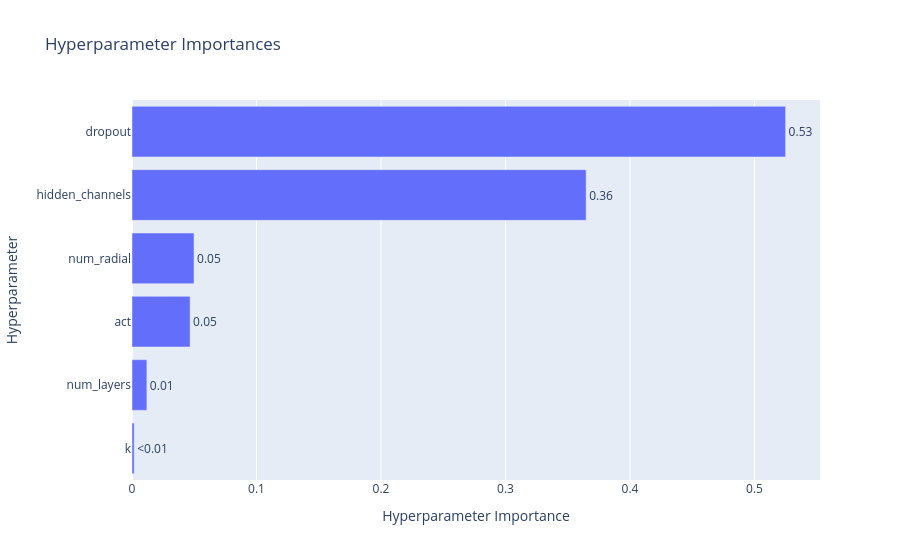

Here is the notebook cell this chart was saved with:
### Code cell
optuna.visualization.plot_param_importances(study).show()

### Figure 1 — Plotly figure (JSON) as saved in the notebook; plotly's stock layout.template omitted (floating-point values rounded to 4 significant figures)
{"data": [{"cliponaxis": false, "hovertemplate": ["k (IntDistribution): 0.0017566163420224198<extra></extra>", "num_layers (IntDistribution): 0.011947014124066267<extra></extra>", "act (CategoricalDistribution): 0.04668312092570386<extra></extra>", "num_radial (IntDistribution): 0.04983124170090079<extra></extra>", "hidden_channels (CategoricalDistribution): 0.36477830398058714<extra></extra>", "dropout (FloatDistribution): 0.5250037029267195<extra></extra>"], "name": "Objective Value", "orientation": "h", "text": ["<0.01", "0.01", "0.05", "0.05", "0.36", "0.53"], "textposition": "outside", "type": "bar", "x": [0.001757, 0.01195, 0.04668, 0.04983, 0.3648, 0.525], "y": ["k", "num_layers", "act", "num_radial", "hidden_channels", "dropout"]}], "layout": {"title": {"text": "Hyperparameter Importances"}, "xaxis": {"title": {"text": "Hyperparameter Importance"}}, "yaxis": {"title": {"text": "Hyperparameter"}}}}
